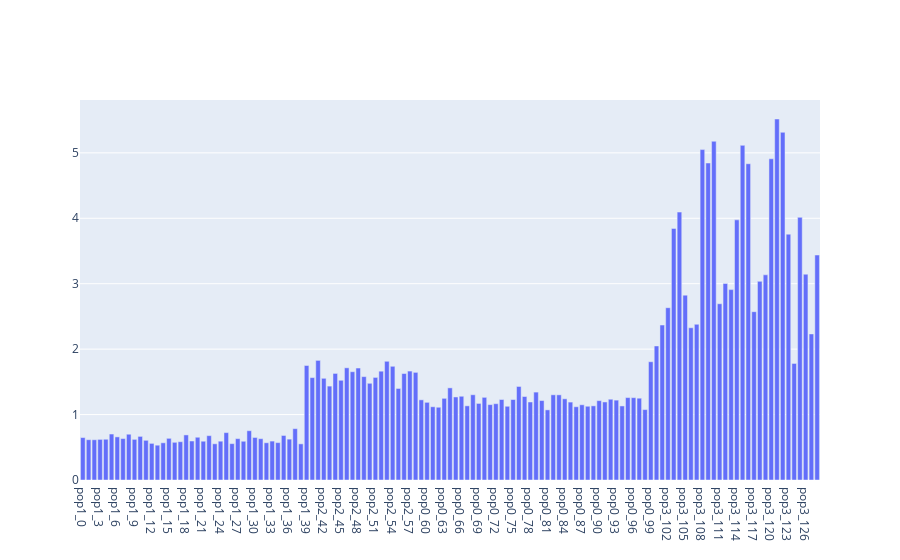

The cell this chart's notebook holds for it:
### Code cell
#dist_store_norm= 
dist_var= np.std(dist_store,axis= 0)**2
who_plot= [x for x in range(len(label_vector)) if label_vector[x] in [0,1,2,3]]
idvector= ['pop{}_{}'.format(label_vector[x],Whose[x]) for x in who_plot]

fig = go.Figure([go.Bar(
    x=idvector, y=dist_var
)])
layout= go.Layout()

Figure= go.Figure(data= fig, layout= layout)
iplot(Figure)

### Figure 1 — Plotly figure (JSON) as saved in the notebook; plotly's stock layout.template omitted (floating-point values rounded to 4 significant figures; data arrays with more than 128 entries replaced by an {"elided": "..."} marker saying what was removed)
{"data": [{"type": "bar", "x": {"elided": "130 str values"}, "y": {"elided": "129 float values"}}], "layout": {}}
